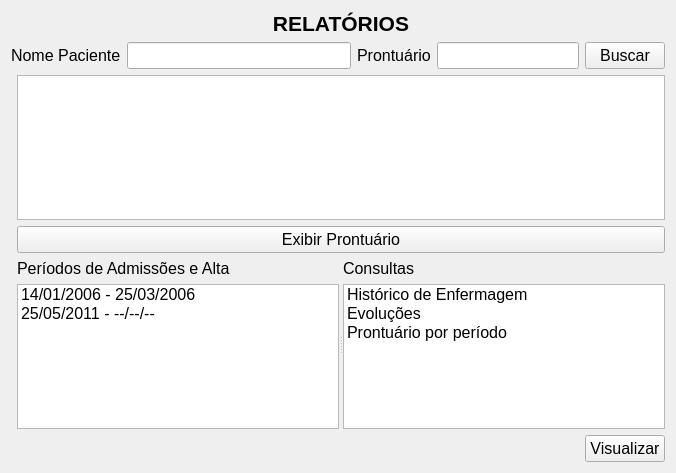
<?xml version="1.0" encoding="UTF-8"?>
<ui version="4.0">
 <class>Reports</class>
 <widget class="QWidget" name="Reports">
  <property name="geometry">
   <rect>
    <x>0</x>
    <y>0</y>
    <width>676</width>
    <height>473</height>
   </rect>
  </property>
  <property name="font">
   <font>
    <pointsize>12</pointsize>
   </font>
  </property>
  <property name="windowTitle">
   <string>Form</string>
  </property>
  <layout class="QGridLayout" name="gridLayout">
   <item row="6" column="1">
    <layout class="QHBoxLayout" name="horizontalLayout_132">
     <item>
      <spacer name="horizontalSpacer_7">
       <property name="orientation">
        <enum>Qt::Horizontal</enum>
       </property>
       <property name="sizeHint" stdset="0">
        <size>
         <width>40</width>
         <height>20</height>
        </size>
       </property>
      </spacer>
     </item>
     <item>
      <widget class="QPushButton" name="pushButton_visualizarConsulta_2">
       <property name="text">
        <string>Visualizar</string>
       </property>
      </widget>
     </item>
    </layout>
   </item>
   <item row="1" column="0" rowspan="2" colspan="2">
    <layout class="QHBoxLayout" name="horizontalLayout_131">
     <item>
      <widget class="QLabel" name="label_nomeP_8">
       <property name="text">
        <string>Nome Paciente</string>
       </property>
       <property name="buddy">
        <cstring>lineEdit_nomeP_3</cstring>
       </property>
      </widget>
     </item>
     <item>
      <widget class="QLineEdit" name="lineEdit_nomeP_6"/>
     </item>
     <item>
      <widget class="QLabel" name="label_prontP_10">
       <property name="text">
        <string>Prontuário</string>
       </property>
       <property name="buddy">
        <cstring>lineEdit_prontP_6</cstring>
       </property>
      </widget>
     </item>
     <item>
      <widget class="QLineEdit" name="lineEdit_prontP_12">
       <property name="sizePolicy">
        <sizepolicy hsizetype="Minimum" vsizetype="Fixed">
         <horstretch>0</horstretch>
         <verstretch>0</verstretch>
        </sizepolicy>
       </property>
      </widget>
     </item>
     <item>
      <widget class="QPushButton" name="pushButton_buscaP_2">
       <property name="text">
        <string>Buscar</string>
       </property>
      </widget>
     </item>
    </layout>
   </item>
   <item row="3" column="1">
    <widget class="QListView" name="listView_listaPacientes_10"/>
   </item>
   <item row="4" column="1">
    <widget class="QPushButton" name="pushButton_exbePront_2">
     <property name="text">
      <string>Exibir Prontuário</string>
     </property>
    </widget>
   </item>
   <item row="5" column="1">
    <widget class="QSplitter" name="splitter_10">
     <property name="orientation">
      <enum>Qt::Horizontal</enum>
     </property>
     <widget class="QWidget" name="layoutWidget_133">
      <layout class="QVBoxLayout" name="verticalLayout_17">
       <item>
        <widget class="QLabel" name="label_periodosAdmissaoAlta_2">
         <property name="text">
          <string>Períodos de Admissões e Alta</string>
         </property>
         <property name="buddy">
          <cstring>listWidget_listaAdm</cstring>
         </property>
        </widget>
       </item>
       <item>
        <widget class="QListWidget" name="listWidget_listaAdm_2">
         <item>
          <property name="text">
           <string>14/01/2006 - 25/03/2006</string>
          </property>
         </item>
         <item>
          <property name="text">
           <string>25/05/2011 - --/--/--</string>
          </property>
         </item>
        </widget>
       </item>
      </layout>
     </widget>
     <widget class="QWidget" name="layoutWidget_134">
      <layout class="QVBoxLayout" name="verticalLayout_18">
       <item>
        <widget class="QLabel" name="label_consultasAdm_2">
         <property name="text">
          <string>Consultas</string>
         </property>
         <property name="buddy">
          <cstring>listWidget_listaConsultas</cstring>
         </property>
        </widget>
       </item>
       <item>
        <widget class="QListWidget" name="listWidget_listaConsultas_2">
         <item>
          <property name="text">
           <string>Histórico de Enfermagem</string>
          </property>
         </item>
         <item>
          <property name="text">
           <string>Evoluções</string>
          </property>
         </item>
         <item>
          <property name="text">
           <string>Prontuário por período</string>
          </property>
         </item>
        </widget>
       </item>
      </layout>
     </widget>
    </widget>
   </item>
   <item row="0" column="1">
    <widget class="QLabel" name="label_relatorios_2">
     <property name="text">
      <string>&lt;!DOCTYPE HTML PUBLIC &quot;-//W3C//DTD HTML 4.0//EN&quot; &quot;http://www.w3.org/TR/REC-html40/strict.dtd&quot;&gt;
&lt;html&gt;&lt;head&gt;&lt;meta name=&quot;qrichtext&quot; content=&quot;1&quot; /&gt;&lt;style type=&quot;text/css&quot;&gt;
p, li { white-space: pre-wrap; }
&lt;/style&gt;&lt;/head&gt;&lt;body style=&quot; font-family:'MS Shell Dlg 2'; font-size:8.25pt; font-weight:400; font-style:normal;&quot;&gt;
&lt;p align=&quot;center&quot; style=&quot; margin-top:0px; margin-bottom:0px; margin-left:0px; margin-right:0px; -qt-block-indent:0; text-indent:0px;&quot;&gt;&lt;span style=&quot; font-family:'Droid Sans'; font-size:16pt; font-weight:600;&quot;&gt;RELATÓRIOS&lt;/span&gt;&lt;/p&gt;&lt;/body&gt;&lt;/html&gt;</string>
     </property>
    </widget>
   </item>
  </layout>
 </widget>
 <resources/>
 <connections/>
</ui>
